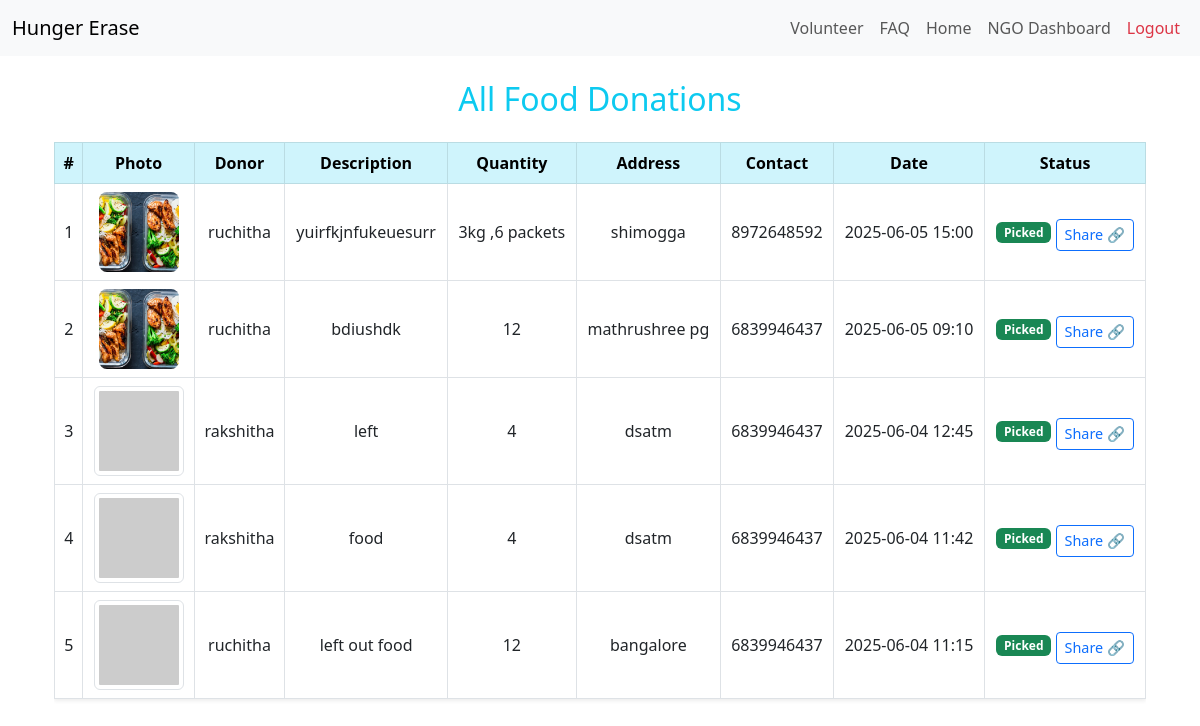
Page /donations/ (signed in) on the committed database.
### core/models.py (models this page shows, shortened)
class FoodDonation(models.Model):
    donor = models.ForeignKey(User, on_delete=models.CASCADE)
    food_description = models.TextField()
    quantity = models.CharField(max_length=100)
    pickup_address = models.CharField(max_length=255)
    contact_number = models.CharField(max_length=15)
    photo = models.ImageField(upload_to='food_photos/', blank=True, null=True)
    created_at = models.DateTimeField(auto_now_add=True)
    picked_by_ngo = models.BooleanField(default=False)
    delivered = models.BooleanField(default=False)  # <-- Add this field with default

### core/views.py (the view)
# urls.py: path('donations/', views.view_donations, name='view_donations'),
@login_required
def view_donations(request):
    if not hasattr(request.user, 'profile') or request.user.profile.role != 'ngo':
        messages.warning(request, "Only NGO users can view donations.")
        return redirect('home')
    donations = FoodDonation.objects.all().order_by('-created_at')
    return render(request, 'core/view_donations.html', {'donations': donations})

### core/templates/core/view_donations.html (shortened to what this page needs)
{% extends 'core/base.html' %}
{% block content %}
<div class="container mt-4">
  <h2 class="text-center text-info mb-4">All Food Donations</h2>
  {% if donations %}
    <div class="table-responsive">
      <table class="table table-bordered table-hover shadow-sm align-middle">
        <thead class="table-info text-center">
          <tr>
            <th>#</th>
            <th>Photo</th>
            <th>Donor</th>
            <th>Description</th>
            <th>Quantity</th>
            <th>Address</th>
            <th>Contact</th>
            <th>Date</th>
            <th>Status</th>
          </tr>
        </thead>
        <tbody>
          {% for donation in donations %}
          <tr class="text-center">
            <td data-label="#"> {{ forloop.counter }} </td>
            <td data-label="Photo">
              {% if donation.photo %}
                <img src="{{ donation.photo.url }}" alt="Food Image" width="80" height="80" style="object-fit: cover; border-radius: 8px;">
              {% else %}
                <img src="https://via.placeholder.com/80x80?text=No+Image" alt="No Photo" class="img-thumbnail">
              {% endif %}
            </td>
            <td data-label="Donor">{{ donation.donor.username }}</td>
            <td data-label="Description">{{ donation.food_description }}</td>
            <td data-label="Quantity">{{ donation.quantity }}</td>
            <td data-label="Address">{{ donation.pickup_address }}</td>
            <td data-label="Contact">{{ donation.contact_number }}</td>
            <td data-label="Date">{{ donation.created_at|date:"Y-m-d H:i" }}</td>
            <td data-label="Status">
              {% if donation.picked_by_ngo %}
                <span class="badge bg-success">Picked</span>
              {% else %}
                <span class="badge bg-warning text-dark">Pending</span><br>
                {% if user.is_staff %}
                  <a href="{% url 'mark_as_picked' donation.id %}" class="btn btn-sm btn-outline-success mt-1">Mark as Picked</a>
                {% endif %}
              {% endif %}
              <a class="btn btn-sm btn-outline-primary share-button"
                 href="https://wa.me/?text=Food%20Donation%20by%20{{ donation.donor.username }}%3A%20{{ donation.food_description|urlencode }}%20-%20Quantity%3A%20{{ donation.quantity|urlencode }}%20Location%3A%20{{ donation.pickup_address|urlencode }}%20http://127.0.0.1:8000/"
                 target="_blank">
                Share 🔗
              </a>
            </td>
          </tr>
          {% endfor %}
        </tbody>
      </table>
    </div>
  {% else %}
    <div class="alert alert-info text-center">No donations available yet.</div>
  {% endif %}
</div>
{% endblock %}

### core/templates/core/base.html (shortened to what this page needs)
<!DOCTYPE html>
<html lang="en">
<head>
    <link rel="stylesheet" href="https://cdn.jsdelivr.net/npm/bootstrap@5.3.0/dist/css/bootstrap.min.css">
</head>
<body>
<nav class="navbar navbar-expand-lg navbar-light bg-light">
  <div class="container-fluid">
    <a class="navbar-brand" href="/">Hunger Erase</a>
    <div class="collapse navbar-collapse justify-content-end" id="navbarNav">
      <ul class="navbar-nav">
        <li class="nav-item">
    <a class="nav-link" href="{% url 'volunteer_signup' %}">Volunteer</a>
</li>
        <li class="nav-item">
          <a class="nav-link" href="{% url 'faq' %}">FAQ</a>
        </li>
        {% if user.is_authenticated %}
          <li class="nav-item">
            <a class="nav-link" href="{% url 'home' %}">Home</a>
          </li>
          {% if user.profile.role == 'donor' %}
          <li class="nav-item">
            <a class="nav-link" href="{% url 'donate' %}">Donate Food</a>
          </li>
          {% elif user.profile.role == 'ngo' %}
          <li class="nav-item">
            <a class="nav-link" href="{% url 'view_donations' %}">NGO Dashboard</a>
          </li>
          {% elif user.profile.role == 'delivery' %}
          <li class="nav-item">
            <a class="nav-link" href="{% url 'delivery_dashboard' %}">Delivery Dashboard</a>
          </li>
          {% endif %}
          <li class="nav-item">
            <a class="nav-link text-danger" href="{% url 'logout' %}">Logout</a>
          </li>
        {% endif %}
      </ul>
    </div>
  </div>
</nav>
<div class="container mt-4">
  {% block content %}{% endblock %}
</div>
</body>
</html>

### core/templates/core/view_donations.html (style rules this page uses)
.share-button { font-size: 0.9rem; margin-top: 5px; }

### rows in the picture
FoodDonation: photo (picture), donor.username "ruchitha", food_description "yuirfkjnfukeuesurr", quantity "3kg ,6 packets", pickup_address "shimogga", contact_number "8972648592", created_at "2025-06-05 15:00", picked_by_ngo "Picked"
FoodDonation: photo (picture), donor.username "ruchitha", food_description "bdiushdk", quantity "12", pickup_address "mathrushree pg", contact_number "6839946437", created_at "2025-06-05 09:10", picked_by_ngo "Picked"
FoodDonation: donor.username "rakshitha", food_description "left", quantity "4", pickup_address "dsatm", contact_number "6839946437", created_at "2025-06-04 12:45", picked_by_ngo "Picked"
FoodDonation: donor.username "rakshitha", food_description "food", quantity "4", pickup_address "dsatm", contact_number "6839946437", created_at "2025-06-04 11:42", picked_by_ngo "Picked"
FoodDonation: donor.username "ruchitha", food_description "left out food", quantity "12", pickup_address "bangalore", contact_number "6839946437", created_at "2025-06-04 11:15", picked_by_ngo "Picked"
